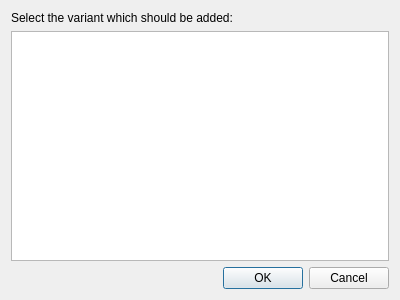
<?xml version="1.0" encoding="UTF-8"?>
<ui version="4.0">
 <class>ReportVariantSelectionDialog</class>
 <widget class="QDialog" name="ReportVariantSelectionDialog">
  <property name="geometry">
   <rect>
    <x>0</x>
    <y>0</y>
    <width>400</width>
    <height>300</height>
   </rect>
  </property>
  <property name="windowTitle">
   <string>Dialog</string>
  </property>
  <layout class="QVBoxLayout" name="verticalLayout">
   <item>
    <widget class="QLabel" name="label">
     <property name="text">
      <string>Select the variant which should be added:</string>
     </property>
    </widget>
   </item>
   <item>
    <widget class="QTableWidget" name="tw_report_variants"/>
   </item>
   <item>
    <widget class="QDialogButtonBox" name="buttonBox">
     <property name="orientation">
      <enum>Qt::Horizontal</enum>
     </property>
     <property name="standardButtons">
      <set>QDialogButtonBox::Cancel|QDialogButtonBox::Ok</set>
     </property>
    </widget>
   </item>
  </layout>
 </widget>
 <resources/>
 <connections>
  <connection>
   <sender>buttonBox</sender>
   <signal>accepted()</signal>
   <receiver>ReportVariantSelectionDialog</receiver>
   <slot>accept()</slot>
   <hints>
    <hint type="sourcelabel">
     <x>248</x>
     <y>254</y>
    </hint>
    <hint type="destinationlabel">
     <x>157</x>
     <y>274</y>
    </hint>
   </hints>
  </connection>
  <connection>
   <sender>buttonBox</sender>
   <signal>rejected()</signal>
   <receiver>ReportVariantSelectionDialog</receiver>
   <slot>reject()</slot>
   <hints>
    <hint type="sourcelabel">
     <x>316</x>
     <y>260</y>
    </hint>
    <hint type="destinationlabel">
     <x>286</x>
     <y>274</y>
    </hint>
   </hints>
  </connection>
 </connections>
</ui>
